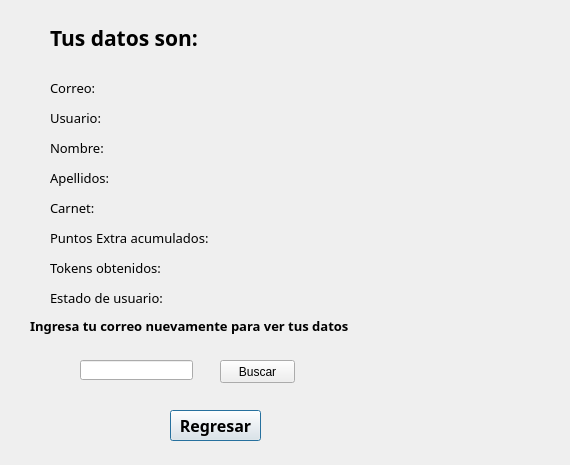
<?xml version="1.0" encoding="UTF-8"?>
<ui version="4.0">
 <class>Dialog</class>
 <widget class="QDialog" name="Dialog">
  <property name="geometry">
   <rect>
    <x>0</x>
    <y>0</y>
    <width>570</width>
    <height>465</height>
   </rect>
  </property>
  <property name="windowTitle">
   <string>Dialog</string>
  </property>
  <widget class="QLabel" name="label">
   <property name="geometry">
    <rect>
     <x>50</x>
     <y>30</y>
     <width>211</width>
     <height>16</height>
    </rect>
   </property>
   <property name="font">
    <font>
     <family>Century Gothic</family>
     <pointsize>16</pointsize>
     <weight>75</weight>
     <bold>true</bold>
    </font>
   </property>
   <property name="text">
    <string>Tus datos son:</string>
   </property>
  </widget>
  <widget class="QLabel" name="label_2">
   <property name="geometry">
    <rect>
     <x>50</x>
     <y>80</y>
     <width>91</width>
     <height>16</height>
    </rect>
   </property>
   <property name="font">
    <font>
     <family>Century Gothic</family>
     <pointsize>10</pointsize>
    </font>
   </property>
   <property name="text">
    <string>Correo:</string>
   </property>
  </widget>
  <widget class="QLabel" name="label_3">
   <property name="geometry">
    <rect>
     <x>50</x>
     <y>110</y>
     <width>91</width>
     <height>16</height>
    </rect>
   </property>
   <property name="font">
    <font>
     <family>Century Gothic</family>
     <pointsize>10</pointsize>
    </font>
   </property>
   <property name="text">
    <string>Usuario:</string>
   </property>
  </widget>
  <widget class="QLabel" name="label_4">
   <property name="geometry">
    <rect>
     <x>50</x>
     <y>140</y>
     <width>91</width>
     <height>16</height>
    </rect>
   </property>
   <property name="font">
    <font>
     <family>Century Gothic</family>
     <pointsize>10</pointsize>
    </font>
   </property>
   <property name="text">
    <string>Nombre:</string>
   </property>
  </widget>
  <widget class="QLabel" name="label_5">
   <property name="geometry">
    <rect>
     <x>50</x>
     <y>170</y>
     <width>91</width>
     <height>16</height>
    </rect>
   </property>
   <property name="font">
    <font>
     <family>Century Gothic</family>
     <pointsize>10</pointsize>
    </font>
   </property>
   <property name="text">
    <string>Apellidos:</string>
   </property>
  </widget>
  <widget class="QLabel" name="label_6">
   <property name="geometry">
    <rect>
     <x>50</x>
     <y>200</y>
     <width>91</width>
     <height>16</height>
    </rect>
   </property>
   <property name="font">
    <font>
     <family>Century Gothic</family>
     <pointsize>10</pointsize>
    </font>
   </property>
   <property name="text">
    <string>Carnet:</string>
   </property>
  </widget>
  <widget class="QLabel" name="label_7">
   <property name="geometry">
    <rect>
     <x>50</x>
     <y>230</y>
     <width>171</width>
     <height>16</height>
    </rect>
   </property>
   <property name="font">
    <font>
     <family>Century Gothic</family>
     <pointsize>10</pointsize>
    </font>
   </property>
   <property name="text">
    <string>Puntos Extra acumulados:</string>
   </property>
  </widget>
  <widget class="QLabel" name="label_8">
   <property name="geometry">
    <rect>
     <x>50</x>
     <y>290</y>
     <width>131</width>
     <height>16</height>
    </rect>
   </property>
   <property name="font">
    <font>
     <family>Century Gothic</family>
     <pointsize>10</pointsize>
    </font>
   </property>
   <property name="text">
    <string>Estado de usuario:</string>
   </property>
  </widget>
  <widget class="QLabel" name="label_9">
   <property name="geometry">
    <rect>
     <x>50</x>
     <y>260</y>
     <width>131</width>
     <height>16</height>
    </rect>
   </property>
   <property name="font">
    <font>
     <family>Century Gothic</family>
     <pointsize>10</pointsize>
    </font>
   </property>
   <property name="text">
    <string>Tokens obtenidos:</string>
   </property>
  </widget>
  <widget class="QLabel" name="laTokens">
   <property name="geometry">
    <rect>
     <x>260</x>
     <y>260</y>
     <width>271</width>
     <height>16</height>
    </rect>
   </property>
   <property name="font">
    <font>
     <family>Century Gothic</family>
     <pointsize>10</pointsize>
    </font>
   </property>
   <property name="text">
    <string/>
   </property>
  </widget>
  <widget class="QLabel" name="laNombre">
   <property name="geometry">
    <rect>
     <x>260</x>
     <y>140</y>
     <width>231</width>
     <height>16</height>
    </rect>
   </property>
   <property name="font">
    <font>
     <family>Century Gothic</family>
     <pointsize>10</pointsize>
    </font>
   </property>
   <property name="text">
    <string/>
   </property>
  </widget>
  <widget class="QLabel" name="laAp">
   <property name="geometry">
    <rect>
     <x>260</x>
     <y>170</y>
     <width>241</width>
     <height>16</height>
    </rect>
   </property>
   <property name="font">
    <font>
     <family>Century Gothic</family>
     <pointsize>10</pointsize>
    </font>
   </property>
   <property name="text">
    <string/>
   </property>
  </widget>
  <widget class="QLabel" name="laUser">
   <property name="geometry">
    <rect>
     <x>260</x>
     <y>110</y>
     <width>211</width>
     <height>16</height>
    </rect>
   </property>
   <property name="font">
    <font>
     <family>Century Gothic</family>
     <pointsize>10</pointsize>
    </font>
   </property>
   <property name="text">
    <string/>
   </property>
  </widget>
  <widget class="QLabel" name="laEstado">
   <property name="geometry">
    <rect>
     <x>260</x>
     <y>290</y>
     <width>251</width>
     <height>16</height>
    </rect>
   </property>
   <property name="font">
    <font>
     <family>Century Gothic</family>
     <pointsize>10</pointsize>
    </font>
   </property>
   <property name="text">
    <string/>
   </property>
  </widget>
  <widget class="QLabel" name="laPE">
   <property name="geometry">
    <rect>
     <x>260</x>
     <y>230</y>
     <width>271</width>
     <height>16</height>
    </rect>
   </property>
   <property name="font">
    <font>
     <family>Century Gothic</family>
     <pointsize>10</pointsize>
    </font>
   </property>
   <property name="text">
    <string/>
   </property>
  </widget>
  <widget class="QLabel" name="laId">
   <property name="geometry">
    <rect>
     <x>260</x>
     <y>200</y>
     <width>231</width>
     <height>16</height>
    </rect>
   </property>
   <property name="font">
    <font>
     <family>Century Gothic</family>
     <pointsize>10</pointsize>
    </font>
   </property>
   <property name="text">
    <string/>
   </property>
  </widget>
  <widget class="QLabel" name="laCorreo">
   <property name="geometry">
    <rect>
     <x>260</x>
     <y>80</y>
     <width>201</width>
     <height>16</height>
    </rect>
   </property>
   <property name="font">
    <font>
     <family>Century Gothic</family>
     <pointsize>10</pointsize>
    </font>
   </property>
   <property name="text">
    <string/>
   </property>
  </widget>
  <widget class="QPushButton" name="butSalir">
   <property name="geometry">
    <rect>
     <x>170</x>
     <y>410</y>
     <width>91</width>
     <height>31</height>
    </rect>
   </property>
   <property name="font">
    <font>
     <family>Century Gothic</family>
     <pointsize>12</pointsize>
     <weight>75</weight>
     <bold>true</bold>
    </font>
   </property>
   <property name="text">
    <string>Regresar</string>
   </property>
  </widget>
  <widget class="QPushButton" name="butBuscar">
   <property name="geometry">
    <rect>
     <x>220</x>
     <y>360</y>
     <width>75</width>
     <height>23</height>
    </rect>
   </property>
   <property name="text">
    <string>Buscar</string>
   </property>
  </widget>
  <widget class="QLabel" name="label_10">
   <property name="geometry">
    <rect>
     <x>30</x>
     <y>310</y>
     <width>331</width>
     <height>31</height>
    </rect>
   </property>
   <property name="font">
    <font>
     <family>Century Gothic</family>
     <pointsize>10</pointsize>
     <weight>75</weight>
     <bold>true</bold>
    </font>
   </property>
   <property name="text">
    <string>Ingresa tu correo nuevamente para ver tus datos</string>
   </property>
  </widget>
  <widget class="QLineEdit" name="textBuscar">
   <property name="geometry">
    <rect>
     <x>80</x>
     <y>360</y>
     <width>113</width>
     <height>20</height>
    </rect>
   </property>
  </widget>
 </widget>
 <resources/>
 <connections/>
</ui>
